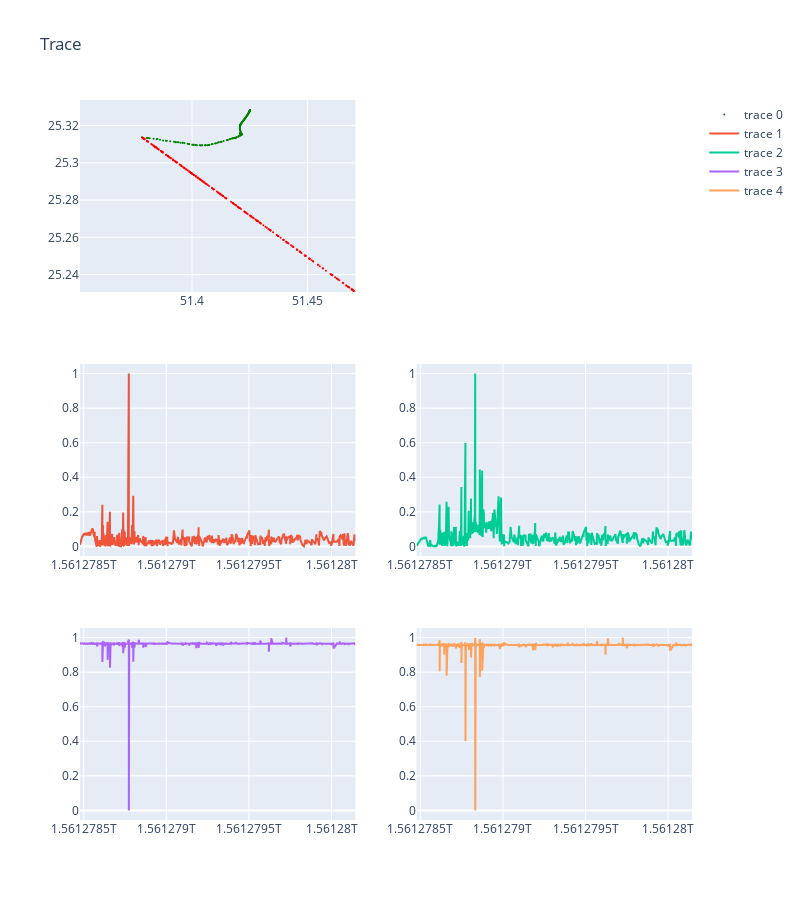

Notebook source saved alongside this figure:
### Markdown cell above
## Malicious Data

### Code cell
# trace 4 spoofed
from utils.preprocessing import data_preprocessing

# spoofed = pd.read_csv('../data/drive-me-not/trace4_spoofed.csv').drop(columns=['Unnamed: 0']).head()  


# estimated_trace4, trace4_spoofed 
# spoofed_4 = data_preprocessing('../data/drive-me-not/processed/trace4_spoofed.csv', 
#                              selected_attributes= ['GPS_lat', 'GPS_long', 'Time', 'vx', 'vy', 'ax', 'ay', 'spoofed'], 
#                              trace_num=4)

TRACE = 1

spoofed_data = data_preprocessing('../data/drive-me-not/spoofed/spoofed_trace'+str(TRACE)+'.csv', 
                             selected_attributes= ['GPS_lat', 'GPS_long', 'Time', 'vx', 'vy', 'ax', 'ay', 'spoofed'], 
                             trace_num=TRACE)
benign_data = data_preprocessing('../data/drive-me-not/trace'+str(TRACE)+'.csv',
                             selected_attributes= ['GPS_lat', 'GPS_long', 'Time', 'vx', 'vy', 'ax', 'ay'], 
                             trace_num=TRACE)
benign_data['spoofed'] = 0


from utils.visualization import plot_trace

x_range_s, y_range_s = (spoofed_data.GPS_lat.min(), 
         spoofed_data.GPS_lat.max()), \
        (spoofed_data.GPS_long.min(), 
         spoofed_data.GPS_long.max())
        
x_range_b, y_range_b = (benign_data.GPS_lat.min(), 
         benign_data.GPS_lat.max()), \
        (benign_data.GPS_long.min(), 
         benign_data.GPS_long.max())
        
x_range, y_range = (min(x_range_s[0], x_range_b[0]), 
                   max(x_range_s[1], x_range_b[1])), \
                  (min(y_range_s[0], y_range_b[0]), 
                   max(y_range_s[1], y_range_b[1]))

plot_trace(spoofed_data.iloc[:, :], 
           mode="velocity", 
           colored=True, marker_size=2,
           x_range=y_range, 
           y_range=x_range,
           )

# plot_trace(benign_data.iloc[:, :], 
#            mode="velocity", 
#            colored=True, marker_size=2,
#            x_range=y_range, 
#            y_range=x_range,
#            )

### Figure 1 — Plotly figure (JSON) as saved in the notebook; plotly's stock layout.template omitted (floating-point values rounded to 4 significant figures; data arrays with more than 128 entries replaced by an {"elided": "..."} marker saying what was removed)
{"data": [{"marker": {"color": {"elided": "531 str values"}, "size": 2}, "mode": "markers", "type": "scatter", "x": {"elided": "531 float values"}, "xaxis": "x", "y": {"elided": "531 float values"}, "yaxis": "y"}, {"type": "scatter", "x": {"elided": "531 int values"}, "xaxis": "x3", "y": {"elided": "531 float values"}, "yaxis": "y3"}, {"type": "scatter", "x": {"elided": "531 int values"}, "xaxis": "x4", "y": {"elided": "531 float values"}, "yaxis": "y4"}, {"type": "scatter", "x": {"elided": "531 int values"}, "xaxis": "x5", "y": {"elided": "531 float values"}, "yaxis": "y5"}, {"type": "scatter", "x": {"elided": "531 int values"}, "xaxis": "x6", "y": {"elided": "531 float values"}, "yaxis": "y6"}], "layout": {"height": 900, "title": {"text": "Trace"}, "width": 800, "xaxis": {"anchor": "y", "domain": [0, 0.45], "range": [51.35, 51.47]}, "xaxis2": {"anchor": "y2", "domain": [0.55, 1]}, "xaxis3": {"anchor": "y3", "domain": [0, 0.45]}, "xaxis4": {"anchor": "y4", "domain": [0.55, 1]}, "xaxis5": {"anchor": "y5", "domain": [0, 0.45]}, "xaxis6": {"anchor": "y6", "domain": [0.55, 1]}, "yaxis": {"anchor": "x", "domain": [0.7333, 1], "range": [25.23, 25.33]}, "yaxis2": {"anchor": "x2", "domain": [0.7333, 1]}, "yaxis3": {"anchor": "x3", "domain": [0.3667, 0.6333]}, "yaxis4": {"anchor": "x4", "domain": [0.3667, 0.6333]}, "yaxis5": {"anchor": "x5", "domain": [0, 0.2667]}, "yaxis6": {"anchor": "x6", "domain": [0, 0.2667]}}}
